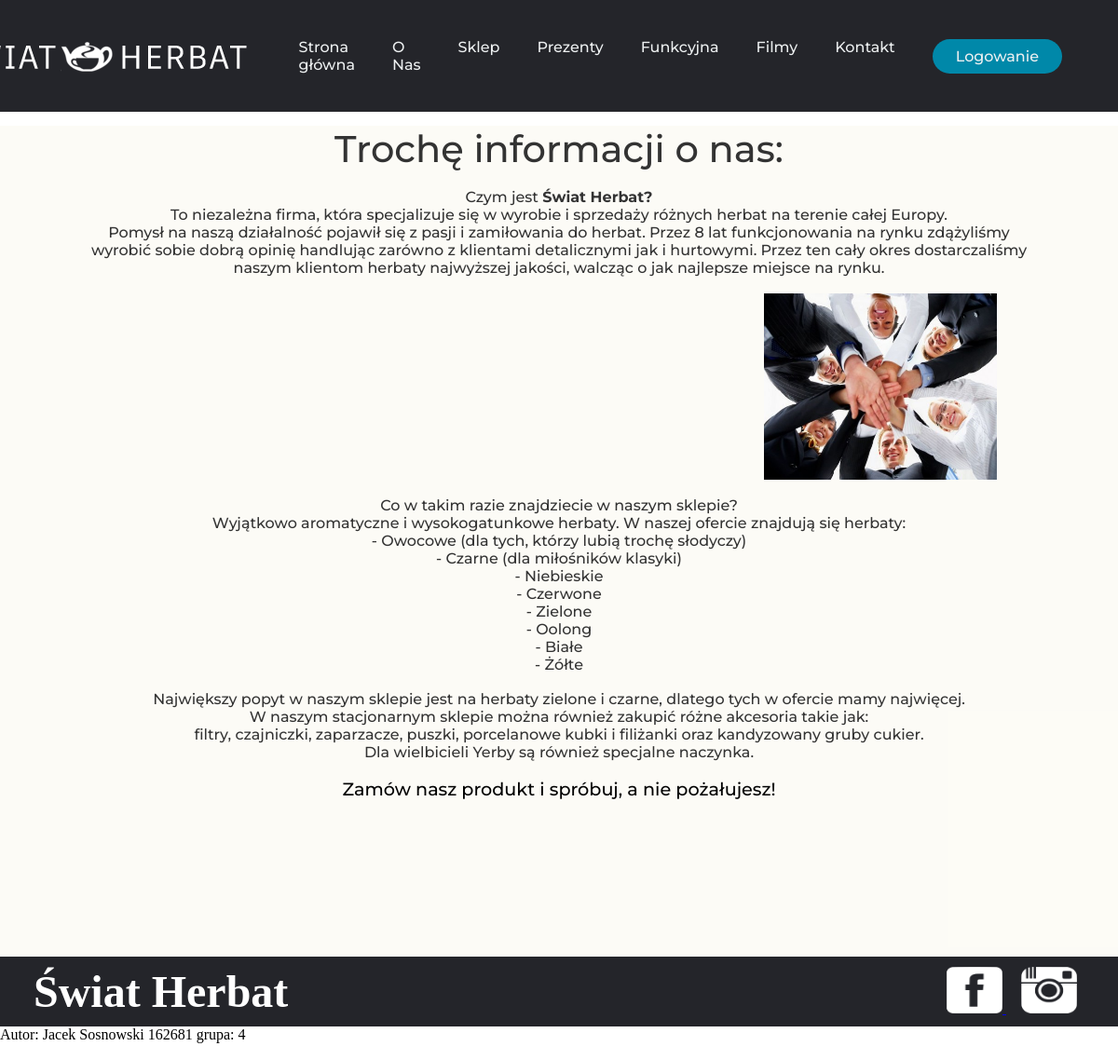
/index.php?page=oNas&id=2, run on the app's committed database.
### tables this page shows
CREATE TABLE `page_list` (
  `id` int(11) NOT NULL,
  `page_title` varchar(255) NOT NULL,
  `page_content` text NOT NULL,
  `status` int(11) NOT NULL DEFAULT 1
);

### showpage.php (called while the page is built)
<?php
function PokazPodstrone($id, $link){
    $id_clear = htmlspecialchars($id);
    $query = "SELECT * FROM page_list WHERE id='$id_clear' LIMIT 1";
    $result = mysqli_query($link, $query);
    $row = mysqli_fetch_array($result);
    if(empty($row['id']))
    {
        $web = '[nie znaleziono strony]';
    }
    else
    {
        $web = $row['page_content'];
    }
    return $web;
}

### index.php (the view, shortened to what this page needs)
<!DOCTYPE html>
<html>
	<head>
		<link rel="stylesheet" href="css/styles.css">
	</head>
	<body onload="startclock()">
		<header>
			<a class="logo" ><img src="Images/teashop3.png" alt="logo"></a>
			<nav>
				<ul class="nav__links">
					<li><a href="index.php?page=glowna&id=1">Strona główna</a></li>
                	<li><a href="index.php?page=oNas&id=2">O Nas</a></li>
                	<li><a href="./php/shop.php">Sklep</a></li>
					<li><a href="index.php?page=prezenty&id=4">Prezenty</a></li>
					<li><a href="index.php?page=funkcyjna&id=6">Funkcyjna</a></li>
					<li><a href="index.php?page=filmy&id=7">Filmy</a></li>
					<li><a href="index.php?page=kontakt&id=8">Kontakt</a>
				</ul>
			</nav>
			<a class="cta" href="./php/admin_page.php">Logowanie</a>
		</header>
	</body>
	<?php
		include('./cfg.php');
		include('./showpage.php');
		if(!isset($_GET['id']))
		{
			$id = 1;
		}
		else
		{
			$id = $_GET['id'];
		}
		echo PokazPodstrone($id, $link);
    ?>
	<footer class="main-footer">
		<div class="container main-footer-container">
			<h3 class="site-name">Świat Herbat</h3>
			<ul class="nav footer-nav">
				<li>
					<a href="https://facebook.com" width="50" height="50" target="_blank">
						<img src="Images/Facebook1.png">
					</a>
				</li>
				<li>
					<a href="https://instagram.com" target="_blank">
						<img src="Images/Instagram1.png">
					</a>
				</li>
			</ul>
		</div>
	</footer>
</html>
<?php
$nr_indeksu = '162681';
$nr_grupy = '4';
echo 'Autor: Jacek Sosnowski ' . $nr_indeksu . ' grupa: ' . $nr_grupy . '<br /><br />';
?>

### css/styles.css (style rules this page uses)
* { box-sizing: border-box; margin: 0; padding: 0; }
header { display: flex; position: fixed; width: 100%; top: 0; margin-bottom: 200px; justify-content: flex-end; align-items: center; padding: 10px 5%; background-color: #24252a; }
.logo { margin-right: auto; }
.nav__links { list-style: none; display: flex; }
.nav__links a, .cta { font-family: "Montserrat", sans-serif; font-weight: 500; color: #edf0f1; text-decoration: none; }
.nav__links li { padding: 0px 20px; }
.nav__links li a { transition: all 0.3s ease 0s; }
.cta { margin-left: 20px; padding: 9px 25px; background-color: rgba(0, 136, 169, 1); border: none; border-radius: 50px; cursor: pointer; transition: all 0.3s ease 0s; }
section { background-color: #fcfbf4cc; }
.section-header { font-family: "Montserrat", sans-serif; font-weight: 500; text-align: center; font-size: 2.5em; color: #333; }
.site-name { text-align: center; margin: 0; font-size: 3em; color: white; }
.content-section { margin-top: 135px; }
.section-desc-img { display: flex; align-items: center; width: 250px; height: 200px; margin-left: 820px; }
.section-desc-comment { font-family: "Montserrat", sans-serif; font-weight: 500; text-align: center; font-size: 1em; color: #333; }
.section-desc-scomment { font-family: "Montserrat", sans-serif; font: bold; font-weight: 500; text-align: center; font-size: 1.2em; color: rgb(0, 0, 0); margin-bottom: 150px; }
.main-footer { background-color: #24252a; color: white; padding: 10px 3%; }
.main-footer-container { display: flex; align-items: center; }
.main-footer-container ul { display: inline; flex-grow: 1; text-align: end; list-style-type: none; }
.main-footer-container li { display: inline; }
.footer-nav li { padding: 0.5em; }
.footer-nav img { width: 60px; height: 50px; }

### data on the page
page_list: page_content "Trochę informacji o nas: Czym jest Świat Herbat? To niezależna firma, która specjalizuje się w wyrobie i sprzedaży różnych herbat na terenie całej Europy. Pomysł na naszą działalność pojawił się z pasji i zamiłowania do herbat. Przez 8 lat funkcjonowania na rynku zdążyliśmy wyrobić sobie dobrą opinię handlując zarówno z klientami detalicznymi jak i hurtowymi. Przez ten cały okres dostarczaliśmy naszym klientom herbaty najwyższej jakości, walcząc o jak najlepsze miejsce na rynku. Co w takim razie znajdziecie w naszym sklepie? Wyjątkowo aromatyczne i wysokogatunkowe herbaty. W naszej ofercie znajdują się herbaty: - Owocowe (dla tych, którzy lubią trochę słodyczy) - Czarne (dla miłośników…", page_content (picture)

### other printed values
$nr_indeksu "162681"
$nr_grupy "4"
